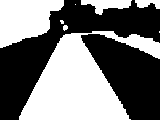
%> input picture 2015.5.28_30.bmp, 160 x 120 px
$ octave Image_1_2.m   (GNU Octave 9; MATLAB toolbox functions it lacks are replaced by stand-ins)
%> lines starting %> are read from the running program, lines starting %| are printed output that depends on the picture; in (x1, y1, x2, y2) boxes, pixels count from 0 and x2, y2 are one past the last pixel; in counts of white or black regions, pixels touching at a corner belong together; the program's own positions count from 1
clc;
clear all;
img_BMP = imread('2015.5.28_30.bmp','bmp');
%> img_BMP is the input picture: size 120x160 uint8; 46.8% white; 8 white regions (3 under 20 px), largest, box (x1, y1, x2, y2) and area: (19, 31, 160, 120) 6266, (0, 0, 64, 48) 2120, (81, 0, 132, 15) 412, (135, 0, 160, 9) 158, (63, 25, 68, 31) 23
subplot(2,2,1),imshow(img_BMP);
img_size = size(img_BMP)%显示图像大小
%> img_size = [120 160]
img_Edge = zeros(img_size(1), img_size(2));%边线提取
fuc_EdgeL = zeros(1,img_size(1));          %左边线函数计算
fuc_EdgeR = zeros(1,img_size(1));          %右边线函数计算
fuc_EdgeRow = zeros(1,img_size(1));

img_ReEdge = zeros(img_size(1), img_size(2));%图像复原数组
img_Rebuild = zeros(img_size(1), img_size(2));%图像复原数组

leftJP = uint16(img_size(2)/2);
%> leftJP = 80
rightJP = uint16(leftJP + 1);
%> rightJP = 81

% [8 lines of commented-out code are left out]
sum_point = 0;
offset_j = 0;
new_j = 0;
i = uint16(0);
j = uint16(0);
for i = img_size(1) : -1 : 1
    for j = leftJP : -1 : 1
        if(img_BMP(i,j) == 0 && img_BMP(i,j+1) == 255)
            img_Edge(i,j) = 255;
            img_Edge(i,leftJP) = 100;
            fuc_EdgeL(i) = img_size(2)/2 - j;
            sum_point = sum_point + 1;
            leftJP = uint16(j/8) * 8 + 8*2;
        end
    end
    for j = rightJP : 1 : img_size(2)
        if(img_BMP(i,j) == 0 && img_BMP(i,j-1) == 255)
            img_Edge(i,j) = 255;
            img_Edge(i,rightJP) = 200;
            fuc_EdgeR(i) = j - img_size(2)/2;
            rightJP = uint16(j/8) * 8 - 8*2;
        end
    end
    fuc_EdgeRow(i) = i;
end
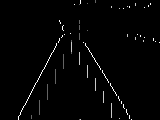
%> img_Edge: size 120x160 double; min 0, max 255, mean 4.1
%> after the loop, fuc_EdgeL = 120 values, max 61 at index 117, min 0 at index 1, mean 30.17; fuc_EdgeR = 120 values, max 80 at index 43, min 0 at index 1, mean 26.92; fuc_EdgeRow = 120 values from 1 to 120; leftJP = 96; rightJP = 136; sum_point = 102
subplot(2,2,2),imshow(img_Edge);
%> after `imshow(img_Edge)`:
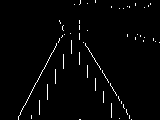
%> displayed picture: size 120x160, on the screen's scale of 0 to 255; 2% white in thin lines or dots, all inside (x1, y1, x2, y2) = (18, 0, 160, 120)
%cftool
for i = img_size(1) : -1 : 1
    img_ReEdge(i,uint16(fuc_EdgeL(i) - uint16(0.4774*i+22.81) + uint16(img_size(2)/4))) = 255;
    img_ReEdge(i,uint16(fuc_EdgeR(i)+ uint16(img_size(2)*3/4) - uint16(0.5088*i+22.19))) = 255;
end
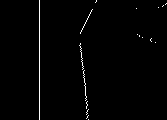
%> img_ReEdge: size 120x167 double; 1.2% white in thin lines or dots, all inside (x1, y1, x2, y2) = (39, 0, 167, 120)

subplot(2,2,3),imshow(img_ReEdge);
if 0
    for i =1 : img_size(1)
        for j = 1 : img_size(2)
            img_BMP(i,j) = 255;
        end
    end
end
aa1 = double(1);
aa2 = double(1);

h = 0;
d = 0;
l = 0;  %

a = 120;%
o = 0;
r = 0;%

u = 0;%
v = 0;%
ry = 0;
rx = 0;

x = 0;
y = 0;

for i = img_size(1) : -1 :1
    for j = 1 : img_size(2)
        %img_Rebuild(i,j) = 2;
        %img_Rebuild(i,uint16(0.47*i + ( j * (((80 - 0.47*i)+1)/80) )+1)) = img_BMP(i,j);
if 0
        img_Rebuild(i,uint16(100/159*(((160 - j)*(1+5 * (160 - i)/120)) - 80))+1 + i) = img_BMP(i,j);
elseif 1
        if(j < img_size(2)/2)
            %aa1 = aa1 * uint16(80 - (80 - j) * ((0.5708*(120 - i) + 12.7) / 80)+1 );
            %img_Rebuild(i,aa1) = img_BMP(i,j);
            img_Rebuild(i,uint16(80 - (80 - j) * ((0.5708*(120 - i) + 12.7) / 80)+1 )) = img_BMP(i,j);
        else
            %aa2 = aa2 * uint16((j - 80) * ((0.5708*(120 - i) + 12.7) / 80)+1 + 80 );
            %img_Rebuild(i,aa2) = img_BMP(i,j);
            img_Rebuild(i,uint16((j - 80) * ((0.5708*(120 - i) + 12.7) / 80)+1 + 80 )) = img_BMP(i,j);
        end
elseif 0
    % [5 lines of commented-out code are left out]
    img_Rebuild(i,uint16(160 - (160 - j)/0.8722) + 0.5) = img_BMP(i,j);
elseif 0
    x = h * cot(2*a/(ry - 1)*u - a + o) * sin(2*a/(rx-1)*v -a +r) +d;
    y = h * cot(2*a/(ry - 1)*u - a + o) * cos(2*a/(rx-1)*v -a +r) +l;
end
        %img_Rebuild(i,uint16((j + 0.47*i))) = img_BMP(i,j);
    end
if 0
    for j = img_size(2)/2+1 :  img_size(2)
        %img_Rebuild(i,j) = 2;
        img_Rebuild(i,uint16(j * (double(160 - 0.4774*i)/80) + i /2)) = img_BMP(i,j);
    end
end
end
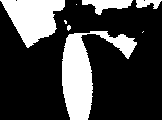
%> img_Rebuild: size 120x162 double; 26.1% white; 8 white regions (4 under 20 px), largest, box (x1, y1, x2, y2) and area: (62, 31, 137, 120) 2639, (0, 0, 65, 48) 1853, (82, 0, 133, 15) 403, (136, 0, 162, 9) 157
%> after the loop, x = 0; y = 0
img_TS1 = zeros(120,160);
img_TS2 = zeros(120,160);
img_l1 = zeros(120,1);
l1 = 0;
l2 = 0;
a = 50;
a1 = 0;
a2 = 0;
offset_a = 40;
h = 31;
if 0
for i = 1 : 120
    l1 = tan(90 - offset_a + (a - i/120*2*a));
    img_l1(i) = l1;
    for j = 1 : 160
        l2 = cos(90 - offset_a + (a - i/120*2*a)) * h * tan(a - j/160*2*a);
        img_TS1(i,j) = l1;
        img_TS2(i,j) = l2;
    end
end
elseif 1
for i = 1 : 120
    for j = 1 : 160
        l1 = h * cot(2*a/120*i - a + offset_a) * sin(2*a/160*j - a);
        l2 = h * cot(2*a/120*i - a + offset_a) * cos(2*a/160*j - a);
        img_l1(i) = l1;
        img_TS1(i,j) = l1;
        img_TS2(i,j) = l2;
    end
end
end
plot(img_l1);
subplot(2,2,4),imshow(img_Rebuild);
%> after `imshow(img_Rebuild)`:
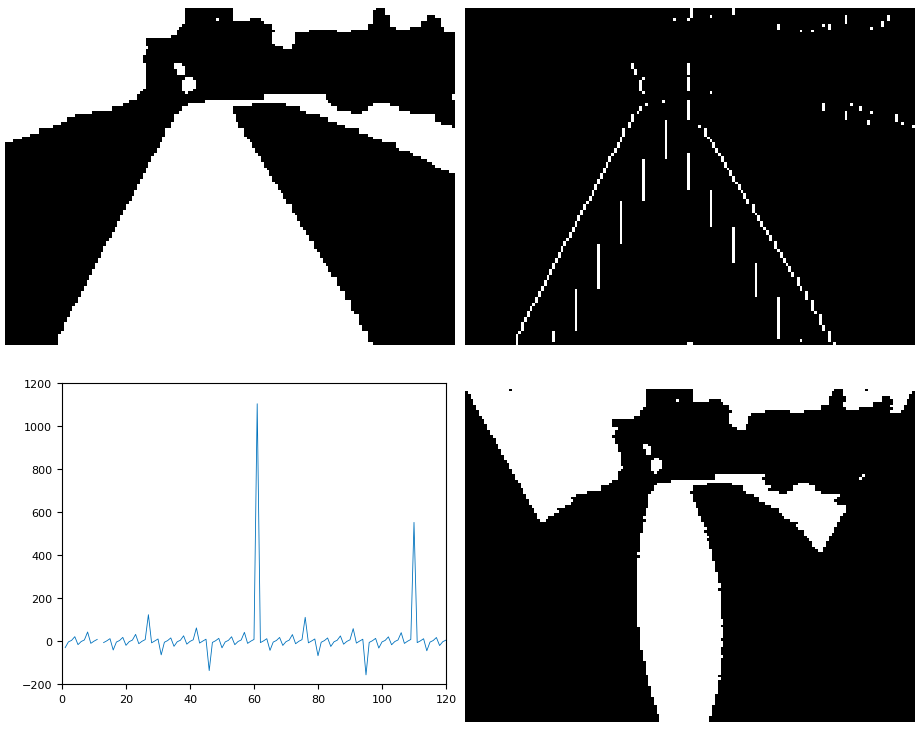
%> figure redrawn from the program's plot data, 4 panels
